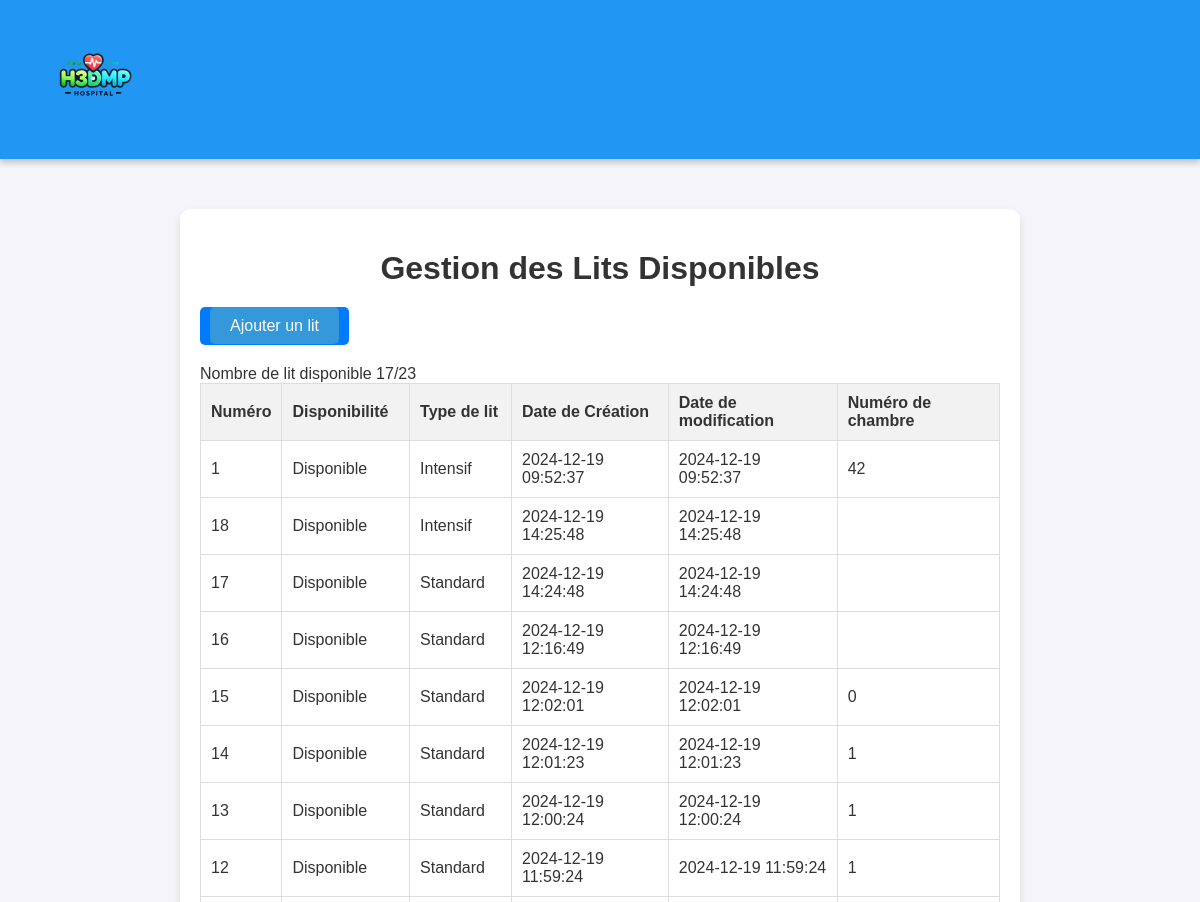
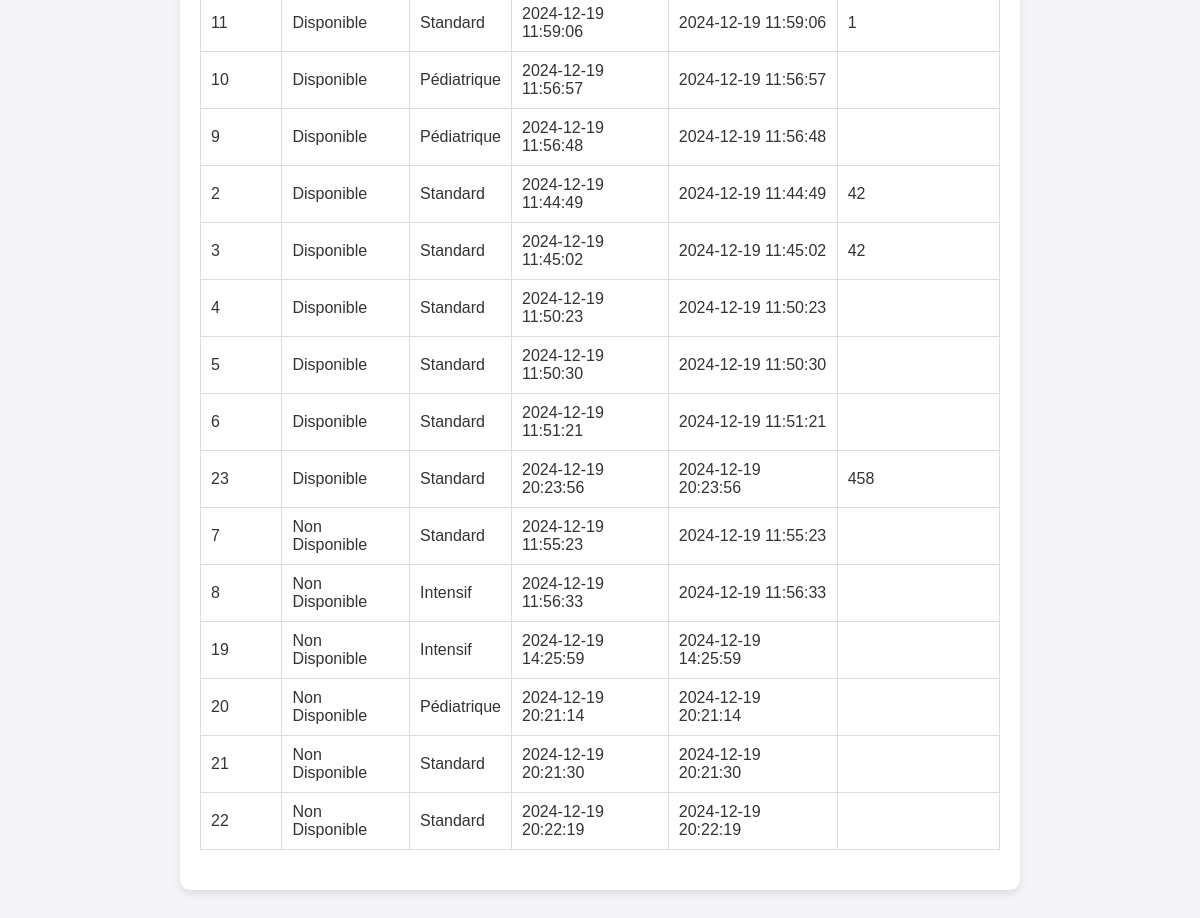
Page /views/lits on the committed database (2 pictures, top to bottom).
### tables this page shows
CREATE TABLE IF NOT EXISTS `lit_intensif` (
  `lit_id` int(11) NOT NULL AUTO_INCREMENT,
  `disponible` tinyint(1) DEFAULT 1,
  `type_lit` enum('Standard','Pédiatrique','Intensif') DEFAULT NULL,
  `date_creation` datetime DEFAULT current_timestamp(),
  `date_modification` datetime DEFAULT current_timestamp(),
  `chambre` int(11) DEFAULT NULL,
  PRIMARY KEY (`lit_id`)
);

### controllers/LitController.php (called while the page is built, shortened)
<?php
require_once '../../models/Modele.php';
require_once '../../models/Lit.php';
class LitController {
    public function getAllLit() {
        $lit = new Lit();
        $lits = $lit->getLit()->fetchAll();
        $litFinal = [];
        foreach ($lits as $lit) {
            if ($lit['disponible'] == 1) {
                $lit['disponible'] = 'Disponible';
            } else {
                $lit['disponible'] = 'Non Disponible';
            }
            $litFinal[] = $lit;
        }
        return $litFinal;
    }
    public function nombreLitDisponible() {
        $lit = new Lit();
        $nombreDisponible = $lit->getNombreLitDisponible()->fetch()[0];
        $nombreTotal = $lit->getNombreLit()->fetch()[0];
        return [$nombreDisponible, $nombreTotal];
    }
}
?>

### models/Lit.php (called while the page is built, shortened)
<?php
require_once 'Modele.php';
class Lit extends Modele {
    function getLit() {
        $sql = 'SELECT * FROM lit_intensif ORDER BY disponible DESC';
        $resultat = $this->executerRequete($sql);
        return $resultat;
    }
    function getNombreLit() {
        $sql = 'SELECT COUNT(lit_id) FROM lit_intensif';
        $resultat = $this->executerRequete($sql);
        return $resultat;
    }
    function getNombreLitDisponible() {
        $sql = 'SELECT COUNT(lit_id) FROM lit_intensif WHERE disponible=1';
        $resultat = $this->executerRequete($sql);
        return $resultat;
    }
}
?>

### models/Modele.php (called while the page is built, shortened)
<?php
class Modele {
  private static $bdd;
  public function executerRequete($sql, $params = null) {
    if ($params == null) {
      $resultat = $this->getBdd()->query($sql);
    } else {
      $resultat = $this->getBdd()->prepare($sql);
      $resultat->execute($params);
    }
    return $resultat;
  }
  public static function getBdd($database = 'db_soins_intensifs') {
    if (self::$bdd === null) {
      try {
        self::$bdd = new PDO(
          'mysql:host=localhost:3307;dbname=' . $database . ';charset=utf8',
          'root',
          ''
        );
        self::$bdd->setAttribute(PDO::ATTR_ERRMODE, PDO::ERRMODE_EXCEPTION);
      } catch (Exception $e) {
        die('Erreur : ' . $e->getMessage());
      }
    }
    return self::$bdd;
  }
}
?>

### views/lits/index.php (the view, shortened to what this page needs)
<?php
require_once '../../controllers\LitController.php';
?>
<!DOCTYPE html>
<html lang="fr">
<head>
    <link rel="stylesheet" href="../../css/style.css">
</head>
<header class="navbar">
    <div class="logo">
      <a href="../../index.php">
        <img src="../../assets/logo.png" alt="H3DMP Logo">
      </a>
    </div>
  </header>
<body>
    <div class="containerLit">
        <h1>Gestion des Lits Disponibles</h1>
        <div class="box">
            <a href="create.php" class="btn btn-primary">Ajouter un lit</a>
        </div>
        <div>
            Nombre de lit disponible
            <?php
                $nombreLit = new LitController();
                $resultat = $nombreLit->nombreLitDisponible();
                echo $resultat[0] . "/" . $resultat[1];
            ?>
        </div>
        <table>
            <thead>
            <tr>
                <th>Numéro</th>
                <th>Disponibilité</th>
                <th>Type de lit</th>
                <th>Date de Création</th>
                <th>Date de modification</th>
                <th>Numéro de chambre</th>
            </tr>
            </thead>
            <?php
            $lits = new LitController();
            $lits = $lits->getAllLit();
            foreach ($lits as $lit) {
                echo "<tr>
                    <td>{$lit['lit_id']}</td>
                    <td>{$lit['disponible']}</td>
                    <td>{$lit['type_lit']}</td>
                    <td>{$lit['date_creation']}</td>
                    <td>{$lit['date_modification']}</td>
                    <td>{$lit['chambre']}</td>
                </tr>";
            }
            ?>
        </table>
    </div>
</body>
</html>

### css/style.css (style rules this page uses)
body { margin: 0; font-family: Arial, sans-serif; background-color: #cfcfcf; }
.navbar { display: flex; justify-content: space-between; align-items: center; background-color: #2196F3; padding: 15px 30px; box-shadow: 0 4px 6px rgba(0, 0, 0, 0.2); }
.navbar .logo img { height: 125px; }
.containerLit { margin: 50px auto; padding: 20px; background-color: white; border-radius: 10px; box-shadow: 0 4px 8px rgba(0, 0, 0, 0.1); max-width: 800px; }
.containerLit h1 { text-align: center; margin-bottom: 20px; font-size: 2rem; }
table { width: 100%; border-collapse: collapse; margin-bottom: 20px; }
table th, table td { padding: 10px; border: 1px solid #ddd; text-align: left; }
table th { background-color: #f2f2f2; }
.box { display: inline-block; background-color: #007bff; padding: 10px; border-radius: 5px; margin-bottom: 20px; }
.box a { color: #fff; text-decoration: none; padding: 10px 20px; border-radius: 5px; }
body { font-family: Arial, sans-serif; background-color: #f4f4f4; margin: 0; padding: 0; }
h1 { display: flex; color: #333; justify-content: center; }
body { font-family: Arial, sans-serif; background-color: #f4f4f9; color: #333; margin: 0; padding: 0; }
.btn { padding: 10px 20px; font-size: 1em; color: #fff; background-color: #3498db; border: none; border-radius: 5px; cursor: pointer; transition: background-color 0.3s ease; }

### rows in the picture
lit_intensif: lit_id "1", disponible "Disponible", type_lit "Intensif", date_creation "2024-12-19 09:52:37", date_modification "2024-12-19 09:52:37", chambre "42"
lit_intensif: lit_id "18", disponible "Disponible", type_lit "Intensif", date_creation "2024-12-19 14:25:48", date_modification "2024-12-19 14:25:48"
lit_intensif: lit_id "17", disponible "Disponible", type_lit "Standard", date_creation "2024-12-19 14:24:48", date_modification "2024-12-19 14:24:48"
lit_intensif: lit_id "16", disponible "Disponible", type_lit "Standard", date_creation "2024-12-19 12:16:49", date_modification "2024-12-19 12:16:49"
lit_intensif: lit_id "15", disponible "Disponible", type_lit "Standard", date_creation "2024-12-19 12:02:01", date_modification "2024-12-19 12:02:01", chambre "0"
lit_intensif: lit_id "14", disponible "Disponible", type_lit "Standard", date_creation "2024-12-19 12:01:23", date_modification "2024-12-19 12:01:23", chambre "1"
lit_intensif: lit_id "13", disponible "Disponible", type_lit "Standard", date_creation "2024-12-19 12:00:24", date_modification "2024-12-19 12:00:24", chambre "1"
lit_intensif: lit_id "12", disponible "Disponible", type_lit "Standard", date_creation "2024-12-19 11:59:24", date_modification "2024-12-19 11:59:24", chambre "1"
lit_intensif: lit_id "11", disponible "Disponible", type_lit "Standard", date_creation "2024-12-19 11:59:06", date_modification "2024-12-19 11:59:06", chambre "1"
lit_intensif: lit_id "10", disponible "Disponible", type_lit "Pédiatrique", date_creation "2024-12-19 11:56:57", date_modification "2024-12-19 11:56:57"
lit_intensif: lit_id "9", disponible "Disponible", type_lit "Pédiatrique", date_creation "2024-12-19 11:56:48", date_modification "2024-12-19 11:56:48"
lit_intensif: lit_id "2", disponible "Disponible", type_lit "Standard", date_creation "2024-12-19 11:44:49", date_modification "2024-12-19 11:44:49", chambre "42"
lit_intensif: lit_id "3", disponible "Disponible", type_lit "Standard", date_creation "2024-12-19 11:45:02", date_modification "2024-12-19 11:45:02", chambre "42"
lit_intensif: lit_id "4", disponible "Disponible", type_lit "Standard", date_creation "2024-12-19 11:50:23", date_modification "2024-12-19 11:50:23"
lit_intensif: lit_id "5", disponible "Disponible", type_lit "Standard", date_creation "2024-12-19 11:50:30", date_modification "2024-12-19 11:50:30"
lit_intensif: lit_id "6", disponible "Disponible", type_lit "Standard", date_creation "2024-12-19 11:51:21", date_modification "2024-12-19 11:51:21"
lit_intensif: lit_id "23", disponible "Disponible", type_lit "Standard", date_creation "2024-12-19 20:23:56", date_modification "2024-12-19 20:23:56", chambre "458"
lit_intensif: lit_id "7", disponible "Non Disponible", type_lit "Standard", date_creation "2024-12-19 11:55:23", date_modification "2024-12-19 11:55:23"
lit_intensif: lit_id "8", disponible "Non Disponible", type_lit "Intensif", date_creation "2024-12-19 11:56:33", date_modification "2024-12-19 11:56:33"
lit_intensif: lit_id "19", disponible "Non Disponible", type_lit "Intensif", date_creation "2024-12-19 14:25:59", date_modification "2024-12-19 14:25:59"
lit_intensif: lit_id "20", disponible "Non Disponible", type_lit "Pédiatrique", date_creation "2024-12-19 20:21:14", date_modification "2024-12-19 20:21:14"
lit_intensif: lit_id "21", disponible "Non Disponible", type_lit "Standard", date_creation "2024-12-19 20:21:30", date_modification "2024-12-19 20:21:30"
lit_intensif: lit_id "22", disponible "Non Disponible", type_lit "Standard", date_creation "2024-12-19 20:22:19", date_modification "2024-12-19 20:22:19"

### other values in the picture
$resultat[0] "17"
$resultat[1] "23"
